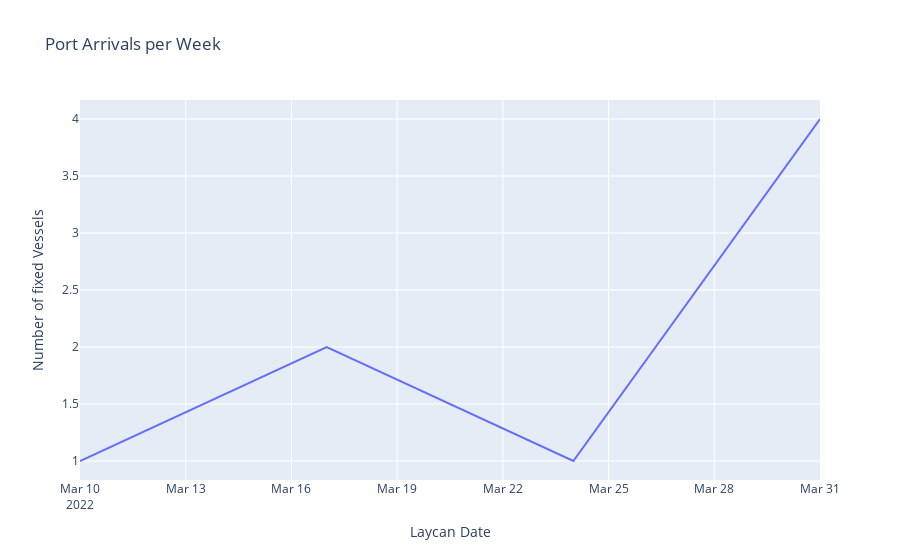

This figure's notebook cell:
### Markdown cell above
### Get the weekly number of fixed vessels for Ras Tanura/VLCC

### Code cell
plot_weekly_fixed_vessels(results)

### Figure 1 — Plotly figure (JSON) as saved in the notebook; plotly's stock layout.template omitted (floating-point values rounded to 4 significant figures)
{"data": [{"hovertemplate": "laycan_from=%{x}<br>Count Unique Imo=%{y}<extra></extra>", "legendgroup": "", "line": {"color": "#636efa", "dash": "solid"}, "mode": "lines", "name": "", "orientation": "v", "showlegend": false, "type": "scatter", "x": ["2022-03-10T00:00:00+00:00", "2022-03-17T00:00:00+00:00", "2022-03-24T00:00:00+00:00", "2022-03-31T00:00:00+00:00"], "xaxis": "x", "y": [1, 2, 1, 4], "yaxis": "y"}], "layout": {"legend": {"tracegroupgap": 0}, "title": {"text": "Port Arrivals per Week"}, "xaxis": {"anchor": "y", "domain": [0, 1], "title": {"text": "Laycan Date"}}, "yaxis": {"anchor": "x", "domain": [0, 1], "title": {"text": "Number of fixed Vessels"}}}}
